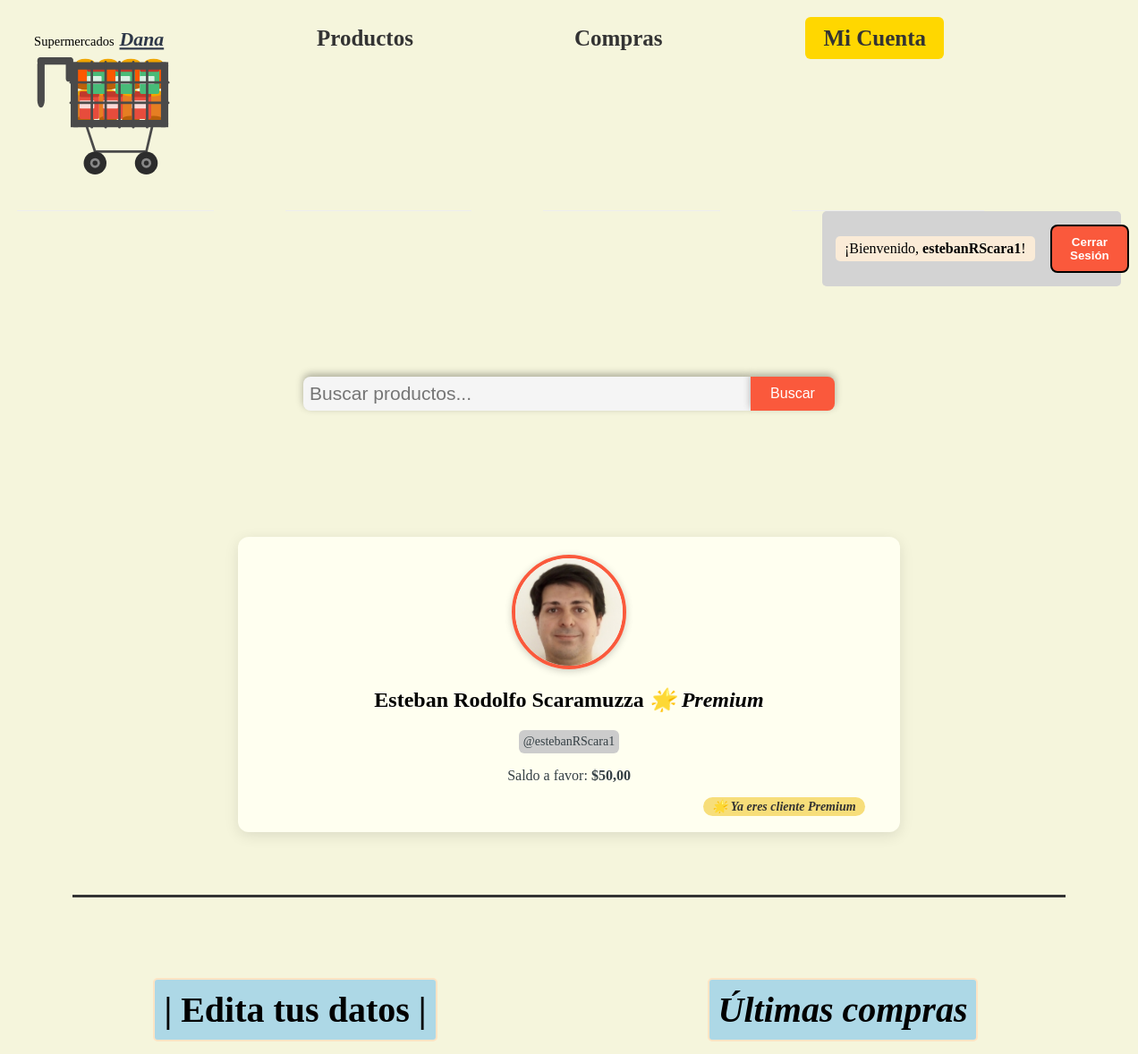
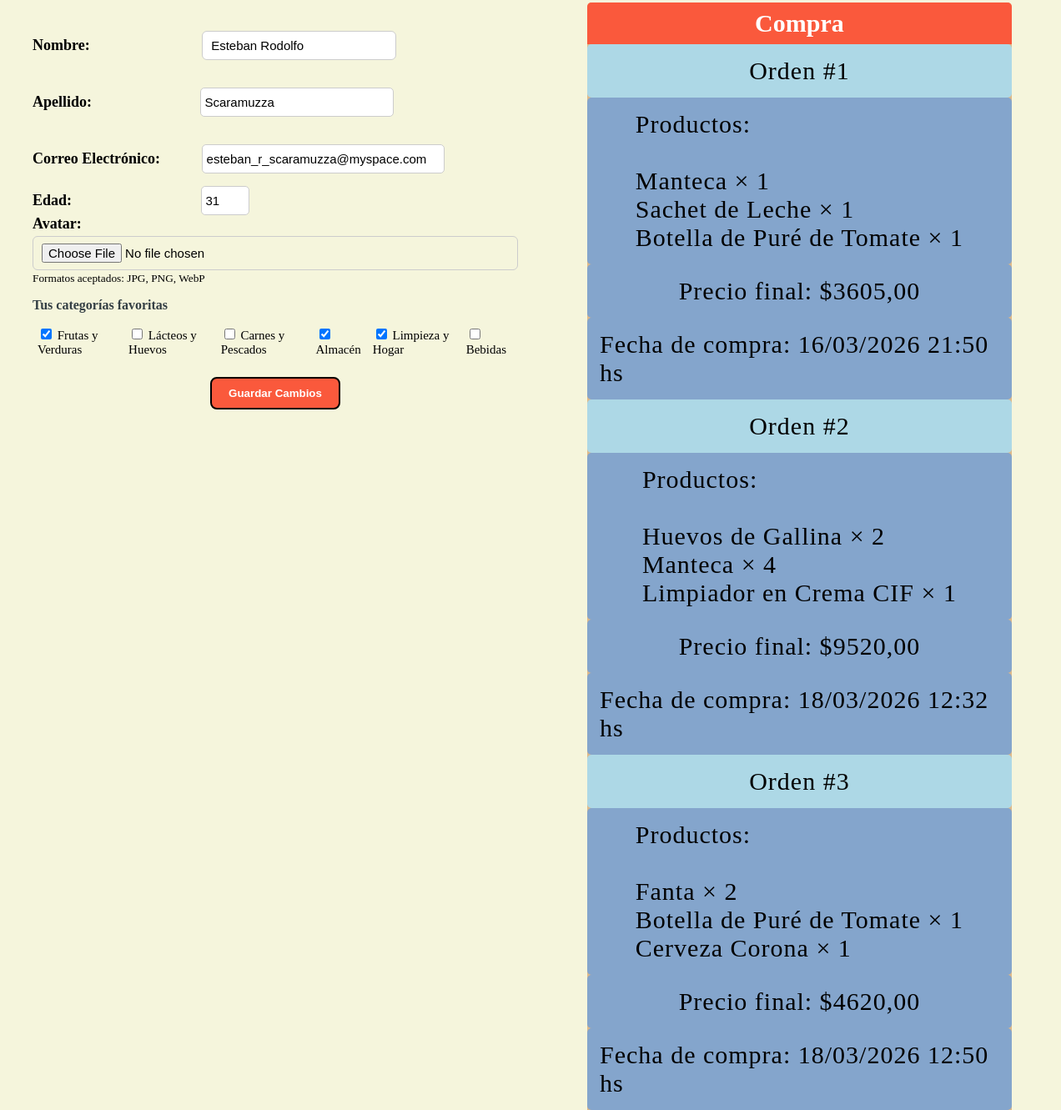
Page /clientes/perfil/ (signed in) on the committed database (2 pictures, top to bottom).
### clientes/models.py (models this page shows, shortened)
class Cliente(models.Model):
    usuario = models.OneToOneField(User, on_delete=models.CASCADE)
    edad=models.PositiveIntegerField(default=0)
    es_cliente_premium=models.BooleanField(default=False)
    saldo_a_favor=models.DecimalField(max_digits=10, decimal_places=2, default=0.00)
    preferencias = models.ManyToManyField(
        'productos.Categoria',
        blank=True,
        related_name='clientes_interesados'
    )
    avatar = models.ImageField(
        upload_to='avatares/',
        blank=True,
        null=True,
        default=None
    )
    def get_avatar_url(self):
        if self.avatar:
            return self.avatar.url
        return '/static/img/avatar_default.svg'

### productos/models.py (models this page shows, shortened)
class Categoria(models.Model):
    nombre = models.CharField(max_length=100)
    descripcion=models.TextField(blank=True)
    def __str__(self):
        return self.nombre

class Producto(models.Model):
    nombre = models.CharField(max_length=200)
    descripcion = models.TextField(blank=True)
    precio = models.DecimalField(max_digits=10, decimal_places=2)
    stock = models.PositiveIntegerField(default=0)
    categoria = models.ForeignKey(
        Categoria,
        on_delete=models.PROTECT,
        related_name='productos'
    )
    imagen=models.ImageField(upload_to='productos/', blank=True, null=True)

### compras/models.py (models this page shows, shortened)
class Compra(models.Model):
    ESTADO_CHOICES = [
        ('pendiente', 'Pendiente'),
        ('aprobada',  'Aprobada'),
        ('rechazada', 'Rechazada'),
    ]
    cliente = models.ForeignKey(
        'clientes.Cliente',
        on_delete=models.PROTECT,
        related_name='historial_compras'
    )
    fecha             = models.DateTimeField(auto_now_add=True)
    total             = models.DecimalField(
                            max_digits=10,
                            decimal_places=2,
                            default=Decimal('0.00')
                        )
    estado            = models.CharField(
                            max_length=20,
                            choices=ESTADO_CHOICES,
                            default='pendiente'
                        )
    ultimos_4_digitos = models.CharField(max_length=4, blank=True, default='')
    class Meta:
        ordering = ['-fecha']

class ItemCompra(models.Model):
    compra = models.ForeignKey(
        Compra,
        on_delete=models.CASCADE,
        related_name='items'
    )
    producto = models.ForeignKey(
        'productos.Producto',
        on_delete=models.PROTECT,
        related_name='items_compra'
    )
    cantidad        = models.PositiveIntegerField()
    precio_unitario = models.DecimalField(max_digits=10, decimal_places=2)
    precio_original = models.DecimalField(
        max_digits=10,
        decimal_places=2,
        null=True,
        blank=True
    )

### clientes/views.py (the view)
# urls.py: path('perfil/', views.perfil, name='perfil'),
@login_required
def perfil(request):
    cliente, _= Cliente.objects.get_or_create(usuario=request.user)
    cliente.refresh_from_db()
    if request.method == "POST":
        form = PerfilForm(request.POST, request.FILES)
        if form.is_valid():
            request.user.first_name = form.cleaned_data.get('first_name', '')
            request.user.last_name = form.cleaned_data.get('last_name', '')
            request.user.email = form.cleaned_data.get('email', '')
            request.user.save()
            cliente.edad = form.cleaned_data.get('edad') or 0
            if 'avatar' in request.FILES:
               cliente.avatar = request.FILES['avatar']
            cliente.preferencias.set(form.cleaned_data.get('preferencias'))
            cliente.save()
            return redirect('clientes:perfil')
    else:
        form = PerfilForm(initial={
            'first_name': request.user.first_name,
            'last_name': request.user.last_name,
            'email': request.user.email,
            'edad': cliente.edad,
            'preferencias': cliente.preferencias.all(),
        })
    historial = cliente.historial_compras.order_by('-cliente_id')[:5]
    context = {
        'form': form,
        'cliente': cliente,
        'historial': historial,
    }
    return render(request, 'clientes/perfil.html', context)

### productos/context_processors.py (called while the page is built)
def busqueda_global(request):
    query = request.GET.get('q', '').strip()
    resultados_busqueda = []
    if query:
        resultados_busqueda = Producto.objects.filter(
           nombre__icontains= query,
        )[:6]
    return {
        'resultados_busqueda': resultados_busqueda,
        'query_global': query,
    }

### templates/clientes/perfil.html (shortened to what this page needs)
{% extends 'base.html' %}
{% load static %}
{% block extra_css %}
<link rel="stylesheet" href="{% static '/css/perfil.css' %}">
{% endblock %}
{% block content %}
<div class="perfil-wrapper">
    <div>
        <img src="{{ cliente.get_avatar_url }}" alt="Avatar de {{ request.user.username }}" class="perfil-avatar">
    </div>
    <div>
        <h2 class="centered">
            {{ request.user.get_full_name|default:request.user.username }}
            {% if cliente.es_cliente_premium %}
            <span>&#127775; Premium</span>
            {% else %}
            <span class="badge-regular">Regular</span>
            {% endif %}
        </h2>
        <p class="perfil-username">@{{ request.user.username }}</p>
        <p class="perfil-saldo">
            Saldo a favor: <strong>${{ cliente.saldo_a_favor }}</strong>
        </p>
        {% if not cliente.es_cliente_premium %}
        <form method="POST" action="{% url 'clientes:hacerse_premium' %}">
            {% csrf_token %}
            <button type="submit" class="form-button">
                &#127775; Hazte Premium
            </button>
        </form>
        {% else %}
        <span class="badge-premium">&#127775; Ya eres cliente Premium</span>
        {% endif %}
    </div>
</div>
<hr>
<div class="perfil-body">
    <div>
       <h3>| Edita tus datos |</h3>
       <br>
       <form method="POST" action="{% url 'clientes:perfil' %}" enctype="multipart/form-data">
          <br>
          <div class="form-imput">
              <label style="font-weight: 600; font-size: 18px;">Nombre: </label>
              <input type="text" name="first_name" class="perfil-input" value="{{ form.first_name.value|default:'' }}" style="width: 40%; margin-top: 15px; margin-left: 130px;">
          </div>
          <br>
          <div class="form-input">
            <label>Apellido: </label>
            <input type="text" name="last_name" class="perfil-input" value="{{ form.last_name.value|default:'' }}" style="width: 40%; margin-top: 15px; margin-left: 125px;">
          </div>
          <br>
          <div class="form-input">
            <label>Correo Electrónico: </label>
            <input type="email" name="email" class="perfil-input {% if forms.email.errors %}is-invalid{% endif %}" value="{{ form.email.value|default:'' }}" style="width: 50%; margin-top: 15px; margin-left: 45px;">
          </div>
          <div class="form-input">
            <label>Edad: </label>
            <input type="number" name="edad" class="perfil-input" min="0" max="120" value="{{ form.edad.value|default:'' }}" style="width:10%; margin-top: 15px; margin-left: 150px;">
          </div>
          <div class="avatar">
             <label style="font-weight: 600; font-size: 18px;">Avatar:</label>
             <input type="file" name="avatar" class="perfil-input" accept="image/*">
             <small>Formatos aceptados: JPG, PNG, WebP</small>
          </div>
          <div class="perfil-preferencias">
            <h4>Tus categorías favoritas</h4>
            <div class="preferencia-item">
                {% for categoria in form.preferencias %}
                <label>
                    {{ categoria.tag }}
                    {{ categoria.choice_label }}
                </label>
                {% endfor %}
            </div>
          </div>
          <br>
          <button type="submit" class="form-button" style="margin: auto;">Guardar Cambios</button>
       </form>
    </div>
     <div>
         <span><h3 style="margin-bottom: 15px;">Últimas compras</h3></span>
         {% if historial %}
         <table class="historial-table">
            <thead>
                <tr>
                  <th style="text-align: center;">Compra</th>
                </tr>
            </thead>
            <tbody>
                {% for compra in historial %}
                <tr>
                    <td style="background-color: lightblue;"><a href="{% url 'compras:confirmar' compra.id %}">Orden #{{ compra.id }}</a></td>
                    <td>Productos: <br> <br>
                        {% for item in compra.items.all %}
                          {{ item.producto.nombre}} &times; {{ item.cantidad }} <br>
                        {% endfor %}
                    </td>
                    <td>Precio final: ${{ compra.total }}</td>
                    <td>Fecha de compra: {{ compra.fecha|date:"d/m/Y H:i"}} hs</td>
                </tr>
                {% endfor %}
            </tbody>
         </table>
         {% else %}
         <p class="perfil-empty">Todavía no realizaste ninguna compra. </p>
         {% endif %}
       </div>
</div>
{% endblock %}

### templates/navbar.html (shortened to what this page needs)
{% load static %}
<nav class="menu">
   <ul>
     <li id="align">
        <a href="{% url 'productos:inicio' %}" id='init'>
            <img src="{% static 'img/carrito.svg'%}" alt="Supermercados Dana" class="brand-logo">
        </a>
     </li>
     <li>
        <a href="{% url 'productos:lista' %}"
        class="{% if request.path == '/productos/' %}active{% endif %}">
         Productos
        </a>
     </li>
     <li>
        <a href="{% url 'carrito:ver' %}"
         class="{% if request.path == '/carrito/' %}active{% endif %}">
         Compras
        </a>
     </li>
     {% if request.user.is_authenticated %}
     <li>
       <a href="{% url 'clientes:perfil' %}" id="cuenta"
         class="{% if request.path == '/perfil/' %}active{% endif %}">
         Mi Cuenta
        </a>
     </li>
     {% endif %}
   </ul>
</nav>
<nav>
    <div class="nav-auth">
        {% if request.user.is_authenticated %}
        <p class="user">
            ¡Bienvenido, <strong>{{ request.user.username }}</strong>!
        </p>
        <form method="POST" action="{% url 'clientes:logout' %}" class="form-login">
            <button type="submit" class="nav-button">
                Cerrar Sesión
            </button>
        </form>
        {% endif %}
    </div>
</nav>
<nav>
    <div class="search">
        <form method="GET" action="{% url 'productos:buscar' %}" class="search-form">
            <input type="search" name="q" class="global-search" placeholder="Buscar productos..." value="{{ query_global }}">
            <button type="submit" class="search-button">Buscar</button>
        </form>
    </div>
</nav>

### static/css/navbar.css (style rules this page uses)
span { font-style: italic; text-decoration: none; }
hr { margin-block:70px; border: none; height: 3px; background-color: #333; width: 90%; }
table { margin-top: 2px; justify-content:space-around; border-radius: 6px solid; position:absolute; border: 2px; margin-right: 600px; }
td { letter-spacing: 1px; font-weight: 400; padding: 15px; display: flex; color: black; border-radius:5px; justify-content: space-evenly; border-color: aliceblue; background-color: rgb(132, 165, 204); }
th { text-align: center; background-color: burlywood; padding: 15px; border-radius:5px 5px 0 0; color: black; font-size: 30px; font-weight: 600; }
tr { background-color: burlywood; padding: 4px; border-radius:5px 5px 0 0; color: black; font-size: 30px; font-weight: 600; }
p { text-align:center; }
.search { display: flex; flex-direction: column; position: relative; justify-self: center; }
li { padding: 10px 15px; color: #333; font-size: 25px; border-bottom: 1px solid #eee; }
.search-form { display:flex; align-items: center; margin-bottom: 100px; height: 40px; }
.global-search { flex: 1; width: 500px; height: auto; border-radius: 8px 0 0 8px; background-color: whitesmoke; color: black; font-size: 21px; padding: 7px; box-sizing: border-box; margin: 0 auto; border: none; box-shadow: 0 -3px 8px rgba(0,0,0,0.3); }
.menu { flex-grow: 2; color: #343f44; align-items: left; flex-direction: row; display:flex; }
.brand-logo { display: inline-block; width: 200px; height: auto; background-size: contain; background-repeat:no-repeat; animation: glow 2s ease-in-out infinite alternate; }
.menu ul { list-style-type: none; display: flex; gap: 40px; justify-content: space-evenly; margin: 0; padding: 0; }
.menu ul li#align { padding: 5px; margin-top: 0; margin-bottom: 0; }
.menu ul li:not(#align) a { margin-right: 30px; font-weight: 600; margin-top: 40px; padding: 10px 20px; margin-bottom: 20px; text-decoration: none; color: inherit; transition: background-color 0.2s ease, color 0.2s ease; }
a { text-decoration: none; color: inherit; }
#cuenta { background-color: gold; border-radius: 6px; }
.menu li { margin-right: 40px; font-weight: 600; }
#init { color: beige; background-color: transparent; padding: 5px; border-radius: 5px; }
body { background-color: beige; padding: 5px; margin: 14px; }
.search-button { background-color: #fa593c; margin-left: auto; color:white; position: relative; box-sizing: boder-box; border: none; font-size: 16px; justify-self: center; display: inline-flex; border-radius: 0 8px 8px 0; padding: 10px 22px; font-weight: 400; cursor: pointer; box-shadow: 0 -3px 8px rgba(0,0,0,0.3); }
.nav-button { background-color: #fa593c; color:white; border: 2px solid; border-color: black; position: relative; display: flex; margin-left: 240px; border-radius: 8px; padding: 10px 20px; font-weight: 600; cursor: pointer; }
.form-login { position:inherit; display: flex; margin-left: auto; }
.user { margin-left: auto; position: absolute; background-color: antiquewhite; border-radius: 5px; padding: 5px 10px; gap: 8px; }
.nav-auth { display: flex; background-color: lightgray; border-radius: 5px; padding: 15px; align-items: center; margin-bottom: 100px; margin-left: 900px; }

### rows in the picture
Cliente: get_avatar_url (picture), saldo_a_favor "50,00"
Categoria: choice_label "Frutas y Verduras"
Categoria: choice_label "Lácteos y Huevos"
Categoria: choice_label "Carnes y Pescados"
Categoria: choice_label "Almacén"
Categoria: choice_label "Limpieza y Hogar"
Categoria: choice_label "Bebidas"
Compra: id "1", total "3605,00", fecha "16/03/2026 21:50"
ItemCompra: producto.nombre "Manteca", cantidad "1"
ItemCompra: producto.nombre "Sachet de Leche", cantidad "1"
ItemCompra: producto.nombre "Botella de Puré de Tomate", cantidad "1"
Compra: id "2", total "9520,00", fecha "18/03/2026 12:32"
ItemCompra: producto.nombre "Huevos de Gallina", cantidad "2"
ItemCompra: producto.nombre "Manteca", cantidad "4"
ItemCompra: producto.nombre "Limpiador en Crema CIF", cantidad "1"
Compra: id "3", total "4620,00", fecha "18/03/2026 12:50"
ItemCompra: producto.nombre "Fanta", cantidad "2"
ItemCompra: producto.nombre "Botella de Puré de Tomate", cantidad "1"
ItemCompra: producto.nombre "Cerveza Corona", cantidad "1"

### other values in the picture
{{ request.user.username }} "estebanRScara1"
{{ request.user.get_full_name|default:request.user.username }} "Esteban Rodolfo Scaramuzza"
